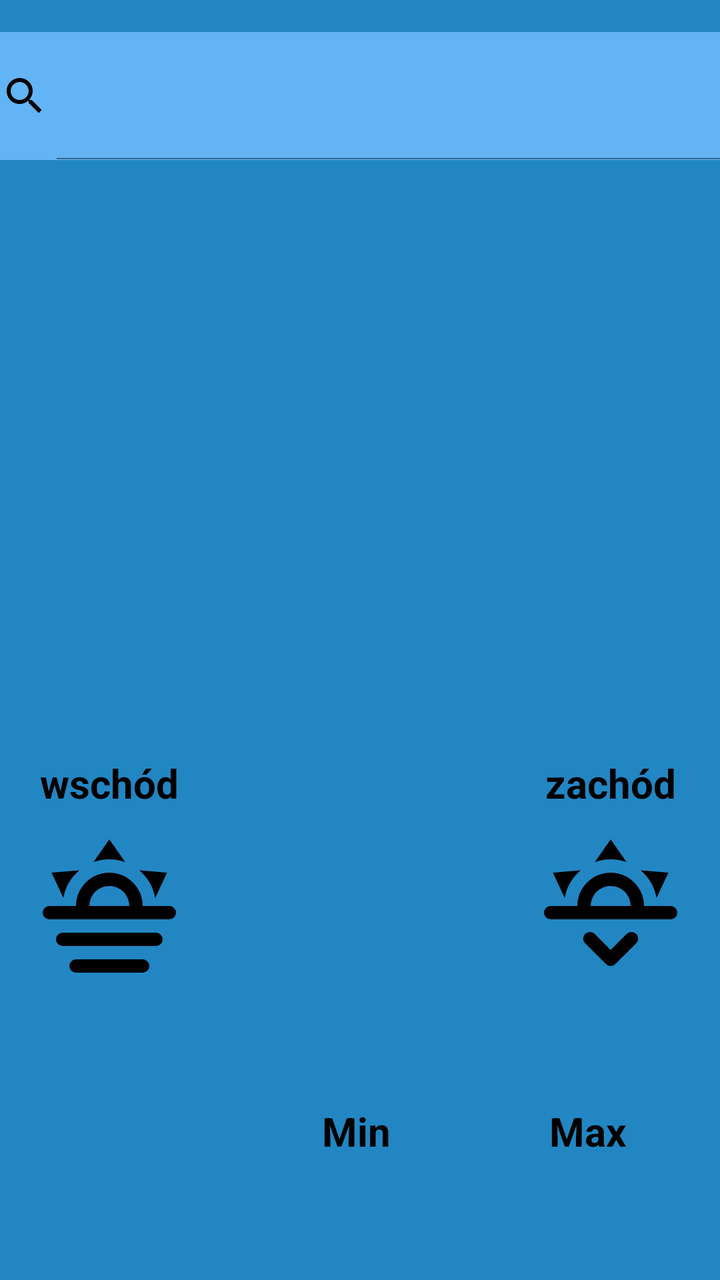
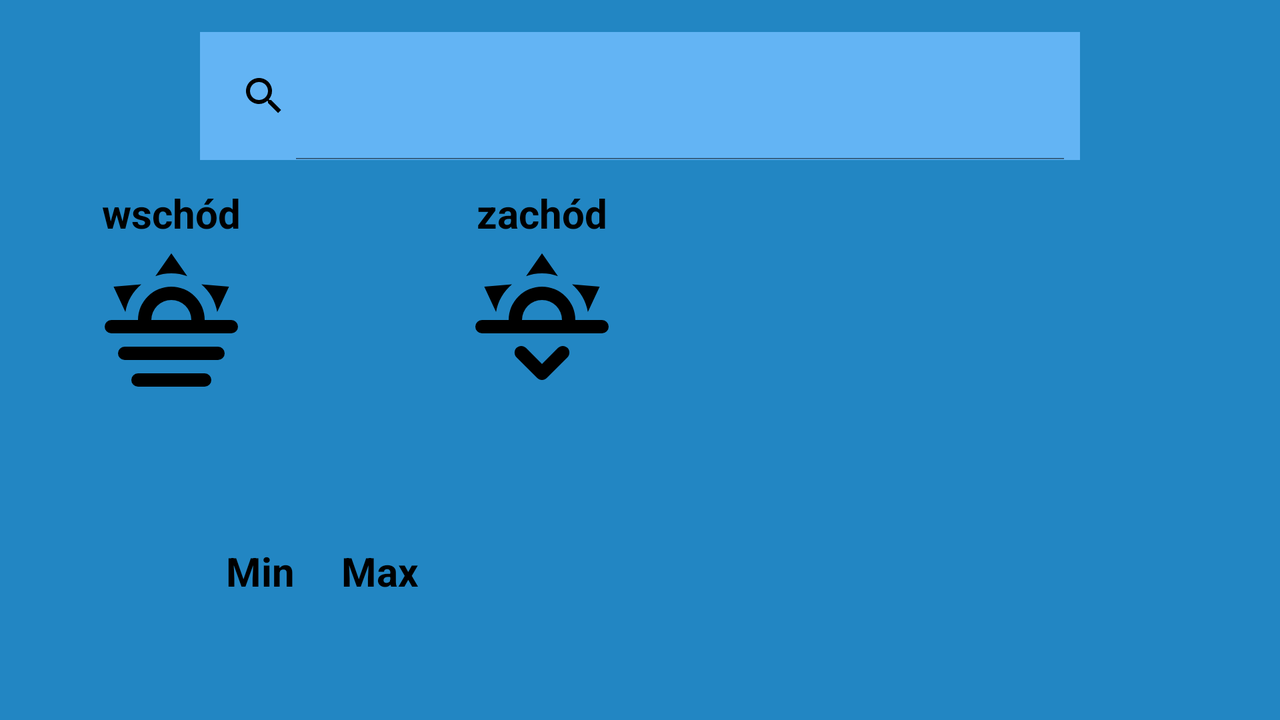

Compare how this app lays out the same screen by default and in its alternative resource folder. The renders come first, then the two layout files and the values they reference.
<!-- AndroidManifest.xml: application theme Theme.Pogodynka -->
<!-- res/layout/fragment_senior.xml -->
<?xml version="1.0" encoding="utf-8"?>
<androidx.constraintlayout.widget.ConstraintLayout xmlns:android="http://schemas.android.com/apk/res/android"
    xmlns:app="http://schemas.android.com/apk/res-auto"
    xmlns:tools="http://schemas.android.com/tools"
    android:layout_width="match_parent"
    android:layout_height="match_parent"
    android:background="#2286c3  ">

    <ImageView
        android:id="@+id/imageViewIconSunDown"
        android:layout_width="80dp"
        android:layout_height="80dp"
        android:layout_marginStart="156dp"
        app:layout_constraintBottom_toTopOf="@+id/imageView5"
        app:layout_constraintEnd_toEndOf="parent"
        app:layout_constraintStart_toEndOf="@+id/imageViewIconSunUp"
        app:layout_constraintTop_toBottomOf="@+id/textViewImageDesc"
        tools:srcCompat="@drawable/ic_sunset_down" />

    <ImageView
        android:id="@+id/imageViewIconSunUp"
        android:layout_width="80dp"
        android:layout_height="80dp"
        app:layout_constraintBottom_toTopOf="@+id/imageView5"
        app:layout_constraintEnd_toStartOf="@+id/imageViewIconSunDown"
        app:layout_constraintStart_toStartOf="parent"
        app:layout_constraintTop_toBottomOf="@+id/textViewImageDesc"
        tools:srcCompat="@drawable/ic_sunset" />

    <TextView
        android:id="@+id/textViewDate2"
        android:layout_width="wrap_content"
        android:layout_height="wrap_content"
        android:layout_marginTop="100dp"
        android:layout_marginEnd="84dp"
        android:textColor="@android:color/black"
        android:textSize="20dp"
        android:textStyle="bold"
        app:layout_constraintEnd_toStartOf="@+id/textViewHour2"
        app:layout_constraintStart_toStartOf="parent"
        app:layout_constraintTop_toTopOf="parent" />

    <TextView
        android:id="@+id/textViewHour2"
        android:layout_width="wrap_content"
        android:layout_height="wrap_content"
        android:layout_marginStart="84dp"
        android:layout_marginTop="100dp"
        android:textColor="@android:color/black"
        android:textSize="20dp"
        android:textStyle="bold"
        app:layout_constraintEnd_toEndOf="parent"
        app:layout_constraintStart_toEndOf="@+id/textViewDate2"
        app:layout_constraintTop_toTopOf="parent" />

    <TextView
        android:id="@+id/textViewtemp"
        android:layout_width="wrap_content"
        android:layout_height="wrap_content"
        android:textColor="@android:color/black"
        android:textSize="72dp"
        app:layout_constraintBottom_toBottomOf="@+id/imageViewIconMain"
        app:layout_constraintEnd_toStartOf="@+id/imageViewIconMain"
        app:layout_constraintStart_toStartOf="parent"
        app:layout_constraintTop_toTopOf="@+id/imageViewIconMain" />

    <ImageView
        android:id="@+id/imageViewIconMain"
        android:layout_width="160dp"
        android:layout_height="160dp"
        android:layout_marginTop="16dp"
        android:layout_marginEnd="28dp"
        app:layout_constraintEnd_toEndOf="parent"
        app:layout_constraintTop_toBottomOf="@+id/textViewHour2"
        tools:srcCompat="@drawable/ic_cloud" />

    <TextView
        android:id="@+id/textViewImageDesc"
        android:layout_width="200dp"
        android:layout_height="wrap_content"
        android:layout_marginTop="8dp"
        android:textAlignment="center"
        android:textColor="@android:color/black"
        android:textSize="32dp"
        app:layout_constraintEnd_toEndOf="@+id/imageViewIconMain"
        app:layout_constraintStart_toStartOf="@+id/imageViewIconMain"
        app:layout_constraintTop_toBottomOf="@+id/imageViewIconMain" />

    <TextView
        android:id="@+id/textViewPress2"
        android:layout_width="wrap_content"
        android:layout_height="wrap_content"
        android:layout_marginStart="12dp"
        android:textColor="@android:color/black"
        android:textSize="40dp"
        app:layout_constraintBottom_toBottomOf="@+id/textViewImageDesc"
        app:layout_constraintStart_toStartOf="parent"
        app:layout_constraintTop_toBottomOf="@+id/imageViewIconMain" />

    <TextView
        android:id="@+id/textViewDescUp"
        android:layout_width="wrap_content"
        android:layout_height="wrap_content"
        android:layout_marginBottom="8dp"
        android:text="wschód"
        android:textColor="@android:color/black"
        android:textSize="20dp"
        android:textStyle="bold"
        app:layout_constraintBottom_toTopOf="@+id/imageViewIconSunUp"
        app:layout_constraintEnd_toEndOf="@+id/imageViewIconSunUp"
        app:layout_constraintStart_toStartOf="@+id/imageViewIconSunUp" />

    <TextView
        android:id="@+id/textViewDescDown"
        android:layout_width="wrap_content"
        android:layout_height="wrap_content"
        android:layout_marginBottom="8dp"
        android:text="zachód"
        android:textColor="@android:color/black"
        android:textSize="20dp"
        android:textStyle="bold"
        app:layout_constraintBottom_toTopOf="@+id/imageViewIconSunDown"
        app:layout_constraintEnd_toEndOf="@+id/imageViewIconSunDown"
        app:layout_constraintStart_toStartOf="@+id/imageViewIconSunDown" />

    <TextView
        android:id="@+id/textViewHourUp"
        android:layout_width="wrap_content"
        android:layout_height="wrap_content"
        android:layout_marginTop="8dp"
        android:textColor="@android:color/black"
        android:textSize="20dp"
        android:textStyle="bold"
        app:layout_constraintEnd_toEndOf="@+id/imageViewIconSunUp"
        app:layout_constraintStart_toStartOf="@+id/imageViewIconSunUp"
        app:layout_constraintTop_toBottomOf="@+id/imageViewIconSunUp" />

    <TextView
        android:id="@+id/textViewHourDown"
        android:layout_width="wrap_content"
        android:layout_height="wrap_content"
        android:layout_marginTop="8dp"
        android:textColor="@android:color/black"
        android:textSize="20dp"
        android:textStyle="bold"
        app:layout_constraintEnd_toEndOf="@+id/imageViewIconSunDown"
        app:layout_constraintStart_toStartOf="@+id/imageViewIconSunDown"
        app:layout_constraintTop_toBottomOf="@+id/imageViewIconSunDown" />

    <SearchView
        android:id="@+id/searchViewCity"
        style="@style/SearchViewStyle"
        android:layout_width="400dp"
        android:layout_height="64dp"
        android:layout_marginTop="16dp"
        android:background="#63b4f4"
        android:orientation="horizontal"
        android:theme="@style/AppSearchView"
        app:layout_constraintEnd_toEndOf="parent"
        app:layout_constraintStart_toStartOf="parent"
        app:layout_constraintTop_toTopOf="parent" />

    <ImageView
        android:id="@+id/imageView5"
        android:layout_width="80dp"
        android:layout_height="80dp"
        android:layout_marginStart="32dp"
        android:layout_marginBottom="8dp"
        app:layout_constraintBottom_toBottomOf="parent"
        app:layout_constraintStart_toStartOf="parent"
        app:srcCompat="@drawable/ic_thermometer" />

    <TextView
        android:id="@+id/textViewMint"
        android:layout_width="wrap_content"
        android:layout_height="wrap_content"
        android:layout_marginEnd="25dp"
        android:textColor="#000000"
        android:textSize="20dp"
        android:textStyle="bold"
        app:layout_constraintBottom_toBottomOf="@+id/imageView5"
        app:layout_constraintEnd_toStartOf="@+id/textViewMaxt"
        app:layout_constraintStart_toEndOf="@+id/imageView5"
        app:layout_constraintTop_toTopOf="@+id/imageView5" />

    <TextView
        android:id="@+id/textViewMaxt"
        android:layout_width="wrap_content"
        android:layout_height="wrap_content"
        android:layout_marginStart="25dp"
        android:textColor="#000000"
        android:textSize="20dp"
        android:textStyle="bold"
        app:layout_constraintBottom_toBottomOf="@+id/imageView5"
        app:layout_constraintEnd_toEndOf="parent"
        app:layout_constraintStart_toEndOf="@+id/textViewMint"
        app:layout_constraintTop_toTopOf="@+id/imageView5" />

    <TextView
        android:id="@+id/textView3"
        android:layout_width="wrap_content"
        android:layout_height="wrap_content"
        android:text="Min"
        android:textColor="#000000"
        android:textSize="20dp"
        android:textStyle="bold"
        app:layout_constraintBottom_toTopOf="@+id/textViewMint"
        app:layout_constraintEnd_toEndOf="@+id/textViewMint"
        app:layout_constraintStart_toStartOf="@+id/textViewMint"
        app:layout_constraintTop_toTopOf="@+id/imageView5" />

    <TextView
        android:id="@+id/textView6"
        android:layout_width="wrap_content"
        android:layout_height="wrap_content"
        android:text="Max"
        android:textColor="#000000"
        android:textSize="20dp"
        android:textStyle="bold"
        app:layout_constraintBottom_toTopOf="@+id/textViewMaxt"
        app:layout_constraintEnd_toEndOf="@+id/textViewMaxt"
        app:layout_constraintStart_toStartOf="@+id/textViewMaxt"
        app:layout_constraintTop_toTopOf="@+id/imageView5" />
</androidx.constraintlayout.widget.ConstraintLayout>
<!-- resources referenced by this layout -->
<resources>
  <!-- drawable ic_sunset (drawable) -->
  <vector android:height="96dp" android:viewportHeight="24"
      android:viewportWidth="24" android:width="96dp" xmlns:android="http://schemas.android.com/apk/res/android">
      <path android:fillColor="#FF000000" android:pathData="M3,12H7A5,5 0,0 1,12 7A5,5 0,0 1,17 12H21A1,1 0,0 1,22 13A1,1 0,0 1,21 14H3A1,1 0,0 1,2 13A1,1 0,0 1,3 12M5,16H19A1,1 0,0 1,20 17A1,1 0,0 1,19 18H5A1,1 0,0 1,4 17A1,1 0,0 1,5 16M17,20A1,1 0,0 1,18 21A1,1 0,0 1,17 22H7A1,1 0,0 1,6 21A1,1 0,0 1,7 20H17M15,12A3,3 0,0 0,12 9A3,3 0,0 0,9 12H15M12,2L14.39,5.42C13.65,5.15 12.84,5 12,5C11.16,5 10.35,5.15 9.61,5.42L12,2M3.34,7L7.5,6.65C6.9,7.16 6.36,7.78 5.94,8.5C5.5,9.24 5.25,10 5.11,10.79L3.34,7M20.65,7L18.88,10.79C18.74,10 18.47,9.23 18.05,8.5C17.63,7.78 17.1,7.15 16.5,6.64L20.65,7Z"/>
  </vector>
  <!-- drawable ic_sunset_down (drawable) -->
  <vector android:height="96dp" android:viewportHeight="24"
      android:viewportWidth="24" android:width="96dp" xmlns:android="http://schemas.android.com/apk/res/android">
      <path android:fillColor="#FF000000" android:pathData="M3,12H7A5,5 0,0 1,12 7A5,5 0,0 1,17 12H21A1,1 0,0 1,22 13A1,1 0,0 1,21 14H3A1,1 0,0 1,2 13A1,1 0,0 1,3 12M15,12A3,3 0,0 0,12 9A3,3 0,0 0,9 12H15M12,2L14.39,5.42C13.65,5.15 12.84,5 12,5C11.16,5 10.35,5.15 9.61,5.42L12,2M3.34,7L7.5,6.65C6.9,7.16 6.36,7.78 5.94,8.5C5.5,9.24 5.25,10 5.11,10.79L3.34,7M20.65,7L18.88,10.79C18.74,10 18.47,9.23 18.05,8.5C17.63,7.78 17.1,7.15 16.5,6.64L20.65,7M12.71,20.71L15.82,17.6C16.21,17.21 16.21,16.57 15.82,16.18C15.43,15.79 14.8,15.79 14.41,16.18L12,18.59L9.59,16.18C9.2,15.79 8.57,15.79 8.18,16.18C7.79,16.57 7.79,17.21 8.18,17.6L11.29,20.71C11.5,20.9 11.74,21 12,21C12.26,21 12.5,20.9 12.71,20.71Z"/>
  </vector>
  <style name="AppSearchView" parent="Widget.AppCompat.SearchView">
          <item name="android:textAlignment">center</item>
          <item name="android:textColorPrimary">@color/black</item>
          <item name="android:tint">@color/black</item>
          <item name="android:textColor">@color/black</item>
          <item name="android:textSize">20dp</item>
          <item name="android:textStyle">bold</item>
          <item name="android:queryBackground">@android:color/transparent</item>
      </style>
  <style name="SearchViewStyle" parent="Widget.AppCompat.Light.SearchView">
          <item name="android:iconifiedByDefault">false</item>
  
      </style>
  <style name="Theme.Pogodynka" parent="Theme.MaterialComponents.DayNight.DarkActionBar">
          
          <item name="colorPrimary">@color/purple_500</item>
          <item name="colorPrimaryVariant">@color/purple_700</item>
          <item name="colorOnPrimary">@color/white</item>
          
          <item name="colorSecondary">@color/teal_200</item>
          <item name="colorSecondaryVariant">@color/teal_700</item>
          <item name="colorOnSecondary">@color/black</item>
          
          <item name="android:statusBarColor" tools:targetApi="l">?attr/colorPrimaryVariant</item>
          
      </style>
</resources>
<!-- res/layout-land/fragment_senior.xml (the repository's variant of the layout above) -->
<!-- drawn on the phone turned sideways -->
<?xml version="1.0" encoding="utf-8"?>
<androidx.constraintlayout.widget.ConstraintLayout xmlns:android="http://schemas.android.com/apk/res/android"
    xmlns:app="http://schemas.android.com/apk/res-auto"
    xmlns:tools="http://schemas.android.com/tools"
    android:layout_width="match_parent"
    android:layout_height="match_parent"
    android:background="#2286c3  ">

    <ImageView
        android:id="@+id/imageViewIconSunDown"
        android:layout_width="80dp"
        android:layout_height="80dp"
        android:layout_marginStart="100dp"
        android:layout_marginTop="40dp"
        android:layout_marginEnd="78dp"
        app:layout_constraintEnd_toStartOf="@+id/textViewtemp"
        app:layout_constraintStart_toEndOf="@+id/imageViewIconSunUp"
        app:layout_constraintTop_toBottomOf="@+id/searchViewCity"
        tools:srcCompat="@drawable/ic_sunset_down" />

    <ImageView
        android:id="@+id/imageViewIconSunUp"
        android:layout_width="80dp"
        android:layout_height="80dp"
        android:layout_marginStart="40dp"
        android:layout_marginTop="40dp"
        app:layout_constraintEnd_toStartOf="@+id/imageViewIconSunDown"
        app:layout_constraintStart_toStartOf="parent"
        app:layout_constraintTop_toBottomOf="@+id/searchViewCity"
        tools:srcCompat="@drawable/ic_sunset" />

    <TextView
        android:id="@+id/textViewDate2"
        android:layout_width="wrap_content"
        android:layout_height="wrap_content"
        android:textColor="@android:color/black"
        android:textSize="20dp"
        android:textStyle="bold"
        app:layout_constraintBottom_toBottomOf="@+id/searchViewCity"
        app:layout_constraintEnd_toStartOf="@+id/searchViewCity"
        app:layout_constraintStart_toStartOf="parent"
        app:layout_constraintTop_toTopOf="@+id/searchViewCity" />

    <TextView
        android:id="@+id/textViewHour2"
        android:layout_width="wrap_content"
        android:layout_height="wrap_content"
        android:textColor="@android:color/black"
        android:textSize="20dp"
        android:textStyle="bold"
        app:layout_constraintBottom_toBottomOf="@+id/searchViewCity"
        app:layout_constraintEnd_toEndOf="parent"
        app:layout_constraintStart_toEndOf="@+id/searchViewCity"
        app:layout_constraintTop_toTopOf="@+id/searchViewCity" />

    <TextView
        android:id="@+id/textViewtemp"
        android:layout_width="wrap_content"
        android:layout_height="wrap_content"
        android:layout_marginEnd="40dp"
        android:textColor="@android:color/black"
        android:textSize="72dp"
        app:layout_constraintBottom_toBottomOf="@+id/imageViewIconMain"
        app:layout_constraintEnd_toStartOf="@+id/imageViewIconMain"
        app:layout_constraintStart_toEndOf="@+id/imageViewIconSunDown"
        app:layout_constraintTop_toTopOf="@+id/imageViewIconMain" />

    <ImageView
        android:id="@+id/imageViewIconMain"
        android:layout_width="160dp"
        android:layout_height="140dp"
        android:layout_marginTop="32dp"
        android:layout_marginEnd="40dp"
        app:layout_constraintEnd_toEndOf="parent"
        app:layout_constraintTop_toBottomOf="@+id/textViewHour2"
        tools:srcCompat="@drawable/ic_cloud" />

    <TextView
        android:id="@+id/textViewImageDesc"
        android:layout_width="240dp"
        android:layout_height="wrap_content"
        android:textAlignment="center"
        android:textColor="@android:color/black"
        android:textSize="32dp"
        app:layout_constraintEnd_toEndOf="@+id/imageViewIconMain"
        app:layout_constraintStart_toStartOf="@+id/imageViewIconMain"
        app:layout_constraintTop_toBottomOf="@+id/imageViewIconMain" />

    <TextView
        android:id="@+id/textViewPress2"
        android:layout_width="wrap_content"
        android:layout_height="wrap_content"
        android:layout_marginTop="8dp"
        android:textColor="@android:color/black"
        android:textSize="40dp"
        app:layout_constraintEnd_toEndOf="@+id/textViewtemp"
        app:layout_constraintStart_toStartOf="@+id/textViewtemp"
        app:layout_constraintTop_toBottomOf="@+id/textViewtemp" />

    <TextView
        android:id="@+id/textViewDescUp"
        android:layout_width="wrap_content"
        android:layout_height="wrap_content"
        android:text="wschód"
        android:textColor="@android:color/black"
        android:textSize="20dp"
        android:textStyle="bold"
        app:layout_constraintBottom_toTopOf="@+id/imageViewIconSunUp"
        app:layout_constraintEnd_toEndOf="@+id/imageViewIconSunUp"
        app:layout_constraintStart_toStartOf="@+id/imageViewIconSunUp" />

    <TextView
        android:id="@+id/textViewDescDown"
        android:layout_width="wrap_content"
        android:layout_height="wrap_content"
        android:text="zachód"
        android:textColor="@android:color/black"
        android:textSize="20dp"
        android:textStyle="bold"
        app:layout_constraintBottom_toTopOf="@+id/imageViewIconSunDown"
        app:layout_constraintEnd_toEndOf="@+id/imageViewIconSunDown"
        app:layout_constraintStart_toStartOf="@+id/imageViewIconSunDown" />

    <TextView
        android:id="@+id/textViewHourUp"
        android:layout_width="wrap_content"
        android:layout_height="wrap_content"
        android:textColor="@android:color/black"
        android:textSize="20dp"
        android:textStyle="bold"
        app:layout_constraintEnd_toEndOf="@+id/imageViewIconSunUp"
        app:layout_constraintStart_toStartOf="@+id/imageViewIconSunUp"
        app:layout_constraintTop_toBottomOf="@+id/imageViewIconSunUp" />

    <TextView
        android:id="@+id/textViewHourDown"
        android:layout_width="wrap_content"
        android:layout_height="wrap_content"
        android:textColor="@android:color/black"
        android:textSize="20dp"
        android:textStyle="bold"
        app:layout_constraintEnd_toEndOf="@+id/imageViewIconSunDown"
        app:layout_constraintStart_toStartOf="@+id/imageViewIconSunDown"
        app:layout_constraintTop_toBottomOf="@+id/imageViewIconSunDown" />

    <SearchView
        android:id="@+id/searchViewCity"
        style="@style/SearchViewStyle"
        android:layout_width="440dp"
        android:layout_height="64dp"
        android:layout_marginTop="16dp"
        android:background="#63b4f4"
        android:orientation="horizontal"
        android:theme="@style/AppSearchView"
        app:layout_constraintEnd_toEndOf="parent"
        app:layout_constraintStart_toStartOf="parent"
        app:layout_constraintTop_toTopOf="parent" />

    <ImageView
        android:id="@+id/imageView5"
        android:layout_width="80dp"
        android:layout_height="80dp"
        android:layout_marginStart="40dp"
        android:layout_marginBottom="8dp"
        app:layout_constraintBottom_toBottomOf="parent"
        app:layout_constraintStart_toStartOf="parent"
        app:srcCompat="@drawable/ic_thermometer" />

    <TextView
        android:id="@+id/textViewMint"
        android:layout_width="wrap_content"
        android:layout_height="wrap_content"
        android:layout_marginEnd="25dp"
        android:textColor="#000000"
        android:textSize="20dp"
        android:textStyle="bold"
        app:layout_constraintBottom_toBottomOf="@+id/imageView5"
        app:layout_constraintEnd_toStartOf="@+id/textViewMaxt"
        app:layout_constraintStart_toEndOf="@+id/imageView5"
        app:layout_constraintTop_toTopOf="@+id/imageView5" />

    <TextView
        android:id="@+id/textViewMaxt"
        android:layout_width="wrap_content"
        android:layout_height="wrap_content"
        android:layout_marginStart="25dp"
        android:layout_marginEnd="440dp"
        android:textColor="#000000"
        android:textSize="20dp"
        android:textStyle="bold"
        app:layout_constraintBottom_toBottomOf="@+id/imageView5"
        app:layout_constraintEnd_toEndOf="parent"
        app:layout_constraintStart_toEndOf="@+id/textViewMint"
        app:layout_constraintTop_toTopOf="@+id/imageView5" />

    <TextView
        android:id="@+id/textView3"
        android:layout_width="wrap_content"
        android:layout_height="wrap_content"
        android:text="Min"
        android:textColor="#000000"
        android:textSize="20dp"
        android:textStyle="bold"
        app:layout_constraintBottom_toTopOf="@+id/textViewMint"
        app:layout_constraintEnd_toEndOf="@+id/textViewMint"
        app:layout_constraintStart_toStartOf="@+id/textViewMint"
        app:layout_constraintTop_toTopOf="@+id/imageView5" />

    <TextView
        android:id="@+id/textView6"
        android:layout_width="wrap_content"
        android:layout_height="wrap_content"
        android:text="Max"
        android:textColor="#000000"
        android:textSize="20dp"
        android:textStyle="bold"
        app:layout_constraintBottom_toTopOf="@+id/textViewMaxt"
        app:layout_constraintEnd_toEndOf="@+id/textViewMaxt"
        app:layout_constraintStart_toStartOf="@+id/textViewMaxt"
        app:layout_constraintTop_toTopOf="@+id/imageView5" />
</androidx.constraintlayout.widget.ConstraintLayout>
